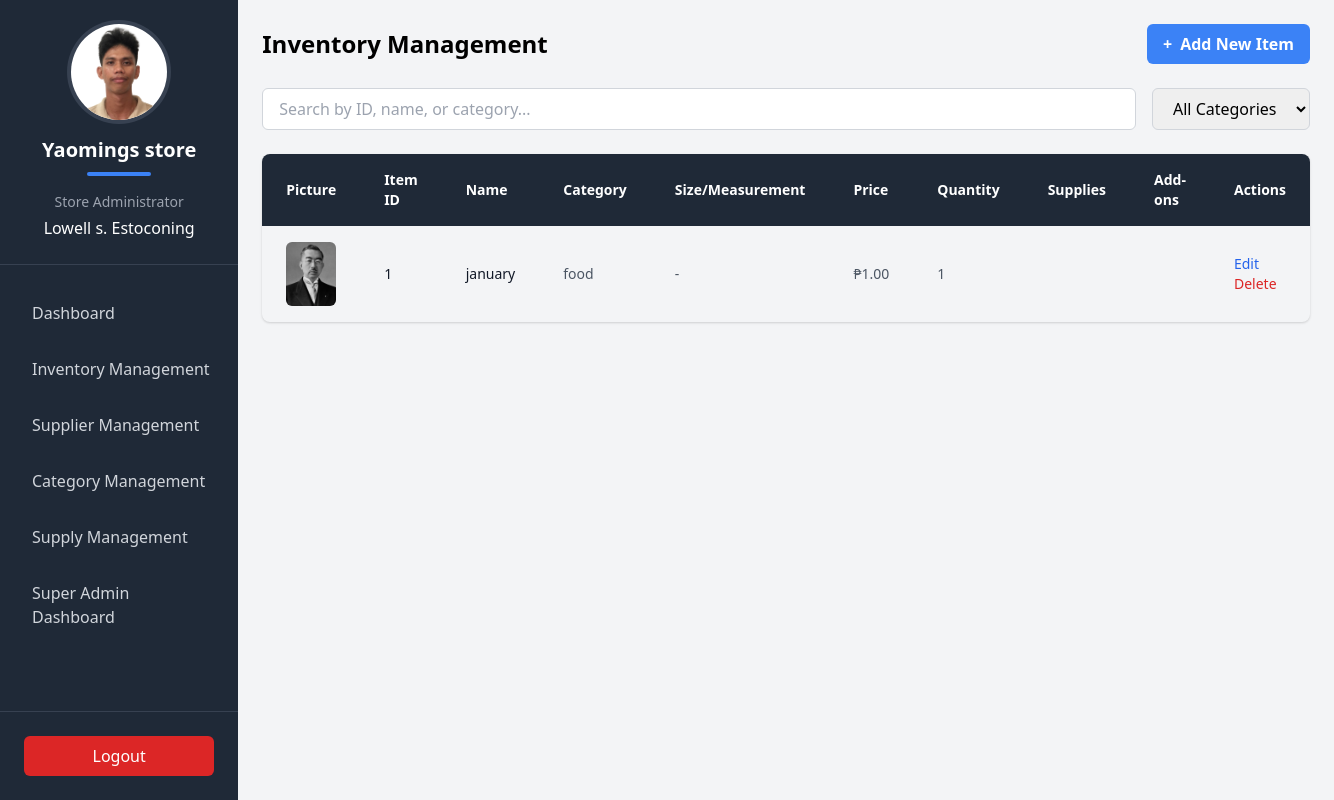
Page /stall-admin/inventory/ (signed in) on the earlier database version.
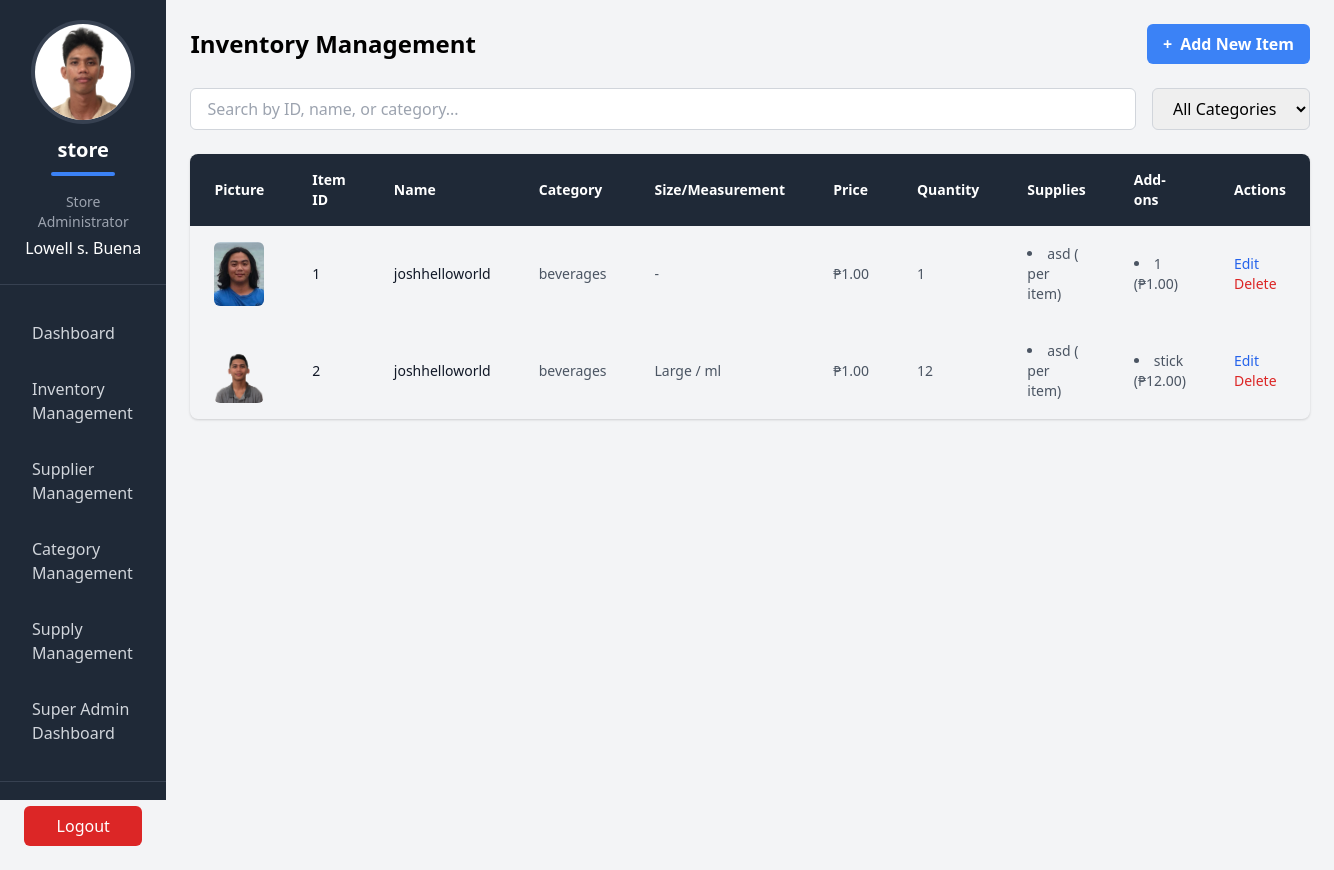
Same page on the later database version.
### TriadApp/models.py (models this page shows, shortened)
class Stall(models.Model):
    store_id = models.UUIDField(default=uuid.uuid4, editable=False, unique=True)
    name = models.CharField(max_length=255)
    logo = models.ImageField(upload_to='stall_logos/')
    contact_number = models.CharField(max_length=15)
    is_active = models.BooleanField(default=True)  # Add is_active field with default value True

class AdminProfile(models.Model):
    firstname = models.CharField(max_length=50)
    middle_initial = models.CharField(max_length=1, blank=True, null=True)
    lastname = models.CharField(max_length=50)
    age = models.IntegerField()
    birthdate = models.DateField()
    address = models.TextField()
    username = models.CharField(max_length=50, unique=True)
    email = models.EmailField(max_length=254, unique=True, default='', blank=True)
    password = models.CharField(max_length=100)
    contact_number = models.CharField(max_length=15)
    stall = models.ForeignKey('Stall', on_delete=models.CASCADE, related_name="admins", to_field='store_id')

class Item(models.Model):
    item_id = models.CharField(max_length=50)
    stall = models.ForeignKey('Stall', on_delete=models.CASCADE, related_name='items')
    name = models.CharField(max_length=255)
    picture = models.ImageField(upload_to='item_images/')
    category = models.ForeignKey('Category', on_delete=models.PROTECT, related_name='items')
    size = models.CharField(max_length=50, blank=True, null=True)
    measurement = models.CharField(max_length=50, blank=True, null=True)
    price = models.DecimalField(max_digits=10, decimal_places=2)
    quantity = models.PositiveIntegerField(default=0)
    expiration_date = models.DateTimeField(null=True, blank=True)
    is_available = models.BooleanField(default=True)
    created_at = models.DateTimeField(auto_now_add=True)
    updated_at = models.DateTimeField(auto_now=True)
    supplies = models.ManyToManyField('Supply', through='ItemSupply')
    class Meta:
        ordering = ['name']
        unique_together = ['stall', 'name', 'size']

class Category(models.Model):
    stall = models.ForeignKey('Stall', on_delete=models.CASCADE, related_name='categories')
    name = models.CharField(max_length=100)
    created_at = models.DateTimeField(auto_now_add=True)
    updated_at = models.DateTimeField(auto_now=True)
    class Meta:
        verbose_name_plural = 'Categories'
        ordering = ['name']
        unique_together = ['stall', 'name']

class Supply(models.Model):
    supply_id = models.CharField(max_length=50)
    name = models.CharField(max_length=255)
    description = models.CharField(max_length=50, blank=True, null=True)
    quantity = models.DecimalField(max_digits=10, decimal_places=2, default=0)
    cost = models.DecimalField(max_digits=10, decimal_places=2)
    date_added = models.DateField()
    stall = models.ForeignKey('Stall', on_delete=models.CASCADE, related_name='supplies', to_field='store_id')
    supplier = models.ForeignKey('Supplier', on_delete=models.CASCADE, related_name='supplies')
    supplier_name = models.CharField(max_length=255, null=True, blank=True)
    created_at = models.DateTimeField(auto_now_add=True)
    updated_at = models.DateTimeField(auto_now=True)
    class Meta:
        unique_together = ['supply_id', 'stall']

class ItemAddOn(models.Model):
    item = models.ForeignKey(Item, on_delete=models.CASCADE, related_name='add_ons')
    name = models.CharField(max_length=255)
    price = models.DecimalField(max_digits=10, decimal_places=2)
    created_at = models.DateTimeField(default=timezone.now)
    updated_at = models.DateTimeField(auto_now=True)
    class Meta:
        ordering = ['name']

### TriadApp/stall_admins.py (the view)
# urls.py: path('stall-admin/inventory/', stall_admins.manage_inventory, name='manage_inventory'),
@admin_required
def manage_inventory(request):
    try:
        admin = AdminProfile.objects.get(id=request.session.get('admin_id'))
        if request.headers.get('X-Requested-With') == 'XMLHttpRequest':
            if request.method == 'POST':
                return add_item(request)
        search_query = request.GET.get('search', '').strip()
        category_filter = request.GET.get('category', '').strip()
        items = Item.objects.filter(stall=admin.stall)
        if search_query:
            items = items.filter(
                Q(item_id__icontains=search_query) |
                Q(name__icontains=search_query) |
                Q(category__name__icontains=search_query)
            )
        if category_filter:
            items = items.filter(category__name=category_filter)
        categories = Category.objects.filter(stall=admin.stall)
        supplies = Supply.objects.filter(stall=admin.stall)
        return render(request, 'TriadApp/admin/inventory_management.html', {
            'items': items,
            'categories': categories,
            'supplies': supplies,
            'admin': admin,
            'stall': admin.stall,
            'search_query': search_query,
            'category_filter': category_filter
        })
    except AdminProfile.DoesNotExist:
        return redirect('login')

### TriadApp/templates/TriadApp/admin/inventory_management.html (shortened to what this page needs)
{% extends 'TriadApp/admin/admin.html' %}
{% block content %}
<div class="flex-1 p-6 h-screen">
    <div class="w-full mx-auto h-full flex flex-col">
        <div class="flex justify-between items-center mb-6">
            <h2 class="text-2xl font-bold">Inventory Management</h2>
            <button onclick="openAddModal()"
                    class="bg-blue-500 hover:bg-blue-600 text-white font-semibold py-2 px-4 rounded-md flex items-center gap-2">
                <span>+</span> Add New Item
            </button>
        </div>
        <div class="mb-6">
            <div class="flex gap-4">
                <div class="flex-1">
                    <input type="text"
                           id="searchInput"
                           placeholder="Search by ID, name, or category..."
                           class="w-full px-4 py-2 border border-gray-300 rounded-md focus:outline-none focus:ring-1 focus:ring-blue-500">
                </div>
                <select id="categoryFilter"
                        class="px-4 py-2 border border-gray-300 rounded-md focus:outline-none focus:ring-1 focus:ring-blue-500">
                    <option value="">All Categories</option>
                </select>
            </div>
        </div>
        <div class="bg-white/80 rounded-lg overflow-hidden shadow">
            <table class="min-w-full">
                <thead>
                    <tr class="bg-gray-800 text-white">
                        <th class="px-6 py-4 text-left text-sm font-semibold">Picture</th>
                        <th class="px-6 py-4 text-left text-sm font-semibold">Item ID</th>
                        <th class="px-6 py-4 text-left text-sm font-semibold">Name</th>
                        <th class="px-6 py-4 text-left text-sm font-semibold">Category</th>
                        <th class="px-6 py-4 text-left text-sm font-semibold">Size/Measurement</th>
                        <th class="px-6 py-4 text-left text-sm font-semibold">Price</th>
                        <th class="px-6 py-4 text-left text-sm font-semibold">Quantity</th>
                        <th class="px-6 py-4 text-left text-sm font-semibold">Supplies</th>
                        <th class="px-6 py-4 text-left text-sm font-semibold">Add-ons</th>
                        <th class="px-6 py-4 text-left text-sm font-semibold">Actions</th>
                    </tr>
                </thead>
                <tbody class="divide-y divide-gray-100">
                    {% for item in items %}
                    <tr class="hover:bg-gray-50">
                        <td class="px-6 py-4 text-sm">
                            {% if item.picture %}
                                <img src="{{ item.picture.url }}" alt="{{ item.name }}" class="w-16 h-16 object-cover rounded-md">
                            {% else %}
                                <div class="w-16 h-16 bg-gray-200 rounded-md flex items-center justify-center">
                                    <span class="text-gray-400">No image</span>
                                </div>
                            {% endif %}
                        </td>
                        <td class="px-6 py-4 text-sm text-gray-900">{{ item.item_id }}</td>
                        <td class="px-6 py-4 text-sm text-gray-900">{{ item.name }}</td>
                        <td class="px-6 py-4 text-sm text-gray-600">{{ item.category.name }}</td>
                        <td class="px-6 py-4 text-sm text-gray-600">
                            {% if item.size or item.measurement %}
                                {{ item.size|default:'' }}{% if item.size and item.measurement %} / {% endif %}{{ item.measurement|default:'' }}
                            {% else %}
                                -
                            {% endif %}
                        </td>
                        <td class="px-6 py-4 text-sm text-gray-600">₱{{ item.price }}</td>
                        <td class="px-6 py-4 text-sm text-gray-600">{{ item.quantity }}</td>
                        <td class="px-6 py-4 text-sm text-gray-600">
                            <ul class="list-disc list-inside">
                                {% for supply in item.supplies.all %}
                                    <li>{{ supply.name }} ({{ supply.quantity_per_item }} per item)</li>
                                {% endfor %}
                            </ul>
                        </td>
                        <td class="px-6 py-4 text-sm text-gray-600">
                            <ul class="list-disc list-inside">
                                {% for addon in item.add_ons.all %}
                                    <li>{{ addon.name }} (₱{{ addon.price }})</li>
                                {% endfor %}
                            </ul>
                        </td>
                        <td class="px-6 py-4 text-sm">
                            <button onclick="openEditModal('{{ item.id }}')"
                                    class="text-blue-600 hover:text-blue-700 font-medium mr-3">
                                Edit
                            </button>
                            <button onclick="confirmDelete('{{ item.id }}', '{{ item.name|escapejs }}')"
                                    class="text-red-600 hover:text-red-700 font-medium">
                                Delete
                            </button>
                        </td>
                    </tr>
                    {% empty %}
                    <tr>
                        <td colspan="10" class="px-6 py-4 text-center text-sm text-gray-500">
                            No items found.
                        </td>
                    </tr>
                    {% endfor %}
                </tbody>
            </table>
        </div>
    </div>
</div>
{% endblock %}

### TriadApp/templates/TriadApp/admin/admin.html (shortened to what this page needs)
<!DOCTYPE html>
<html lang="en">
<head>
    <link href="https://cdn.jsdelivr.net/npm/tailwindcss@2.2.16/dist/tailwind.min.css" rel="stylesheet">
</head>
<body class="bg-gray-100">
    <div class="flex">
        <div class="w-64 h-screen bg-gray-800 text-white flex flex-col">
            <div class="p-6 border-b border-gray-700">
                <div class="flex justify-center mb-4">
                    <div class="w-24 h-24 rounded-full overflow-hidden bg-white ring-4 ring-gray-700">
                        {% if stall.logo %}
                            <img src="{{ stall.logo.url }}" alt="{{ stall.name }} Logo" class="w-full h-full object-cover">
                        {% else %}
                            <div class="w-full h-full flex items-center justify-center bg-gray-200">
                                <span class="text-gray-600 text-3xl font-bold">{{ stall.name|slice:":1" }}</span>
                            </div>
                        {% endif %}
                    </div>
                </div>
                <div class="text-center mb-4">
                    <h1 class="text-xl font-bold text-white">{{ stall.name }}</h1>
                    <div class="w-16 h-1 bg-blue-500 mx-auto mt-2 rounded-full"></div>
                </div>
                <div class="text-center">
                    <p class="text-gray-400 text-sm mb-1">Store Administrator</p>
                    <p class="text-white font-medium">
                        {{ admin.firstname }}
                        {% if admin.middle_initial %}
                            {{ admin.middle_initial }}.
                        {% endif %}
                        {{ admin.lastname }}
                    </p>
                </div>
            </div>
            <nav class="flex-1 py-6">
                <ul class="space-y-2">
                    <li>
                        <a href="{% url 'admin_dashboard' %}"
                           class="flex items-center px-6 py-3 text-gray-300 hover:bg-gray-700 hover:text-white transition-colors duration-200">
                            <span class="ml-2">Dashboard</span>
                        </a>
                    </li>
                    <li>
                        <a href="{% url 'manage_inventory' %}"
                           class="flex items-center px-6 py-3 text-gray-300 hover:bg-gray-700 hover:text-white transition-colors duration-200">
                            <span class="ml-2">Inventory Management</span>
                        </a>
                    </li>
                    <li>
                        <a href="{% url 'manage_suppliers' %}"
                           class="flex items-center px-6 py-3 text-gray-300 hover:bg-gray-700 hover:text-white transition-colors duration-200">
                            <span class="ml-2">Supplier Management</span>
                        </a>
                    </li>
                        <a href="{% url 'manage_categories' %}"
                           class="flex items-center px-6 py-3 text-gray-300 hover:bg-gray-700 hover:text-white transition-colors duration-200">
                            <span class="ml-2">Category Management</span>
                        </a>
                    <li>
                        <a href="{% url 'manage_supplies' %}"
                           class="flex items-center px-6 py-3 text-gray-300 hover:bg-gray-700 hover:text-white transition-colors duration-200">
                            <span class="ml-2">Supply Management</span>
                        </a>
                    </li>
                    <li>
                        <a href="{% url 'admin:index' %}"
                           class="flex items-center px-6 py-3 text-gray-300 hover:bg-gray-700 hover:text-white transition-colors duration-200">
                            <span class="ml-2">Super Admin Dashboard</span>
                        </a>
                    </li>
                </ul>
            </nav>
            <div class="p-6 border-t border-gray-700">
                <a href="{% url 'logout' %}"
                   class="flex items-center justify-center px-4 py-2 bg-red-600 text-white rounded-md hover:bg-red-700 transition-colors duration-200">
                    <span>Logout</span>
                </a>
            </div>
        </div>
        <div class="flex-1 min-h-screen">
            {% block content %}
            {% endblock %}
        </div>
    </div>
</body>
</html>

Differences in the rows shown:
removed Item: picture (picture), item_id "1", name "january", category.name "food", price "1.00", quantity "1"
changed Stall: name "Yaomings store" → "store"
changed AdminProfile "Lowell": lastname "Estoconing" → "Buena"
added Item: picture (picture), item_id "1", name "joshhelloworld", category.name "beverages", price "1.00", quantity "1"
added Supply: name "asd"
added ItemAddOn: name "1", price "1.00"
added Item: picture (picture), item_id "2", name "joshhelloworld", category.name "beverages", size "Large", measurement "ml", price "1.00", quantity "12"
added ItemAddOn: name "stick", price "12.00", shown under Item "2"
